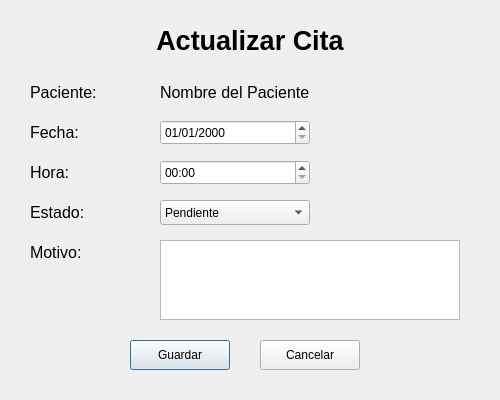
<?xml version="1.0" encoding="UTF-8"?>
<ui version="4.0">
 <class>UpdateAppointmentWindow</class>
 <widget class="QDialog" name="UpdateAppointmentWindow">
  <property name="geometry">
   <rect>
    <x>0</x>
    <y>0</y>
    <width>500</width>
    <height>400</height>
   </rect>
  </property>
  <property name="windowTitle">
   <string>Actualizar Cita</string>
  </property>
  <widget class="QLabel" name="lb_title">
   <property name="geometry">
    <rect>
     <x>100</x>
     <y>20</y>
     <width>300</width>
     <height>40</height>
    </rect>
   </property>
   <property name="font">
    <font>
     <pointsize>20</pointsize>
     <weight>75</weight>
     <bold>true</bold>
    </font>
   </property>
   <property name="text">
    <string>Actualizar Cita</string>
   </property>
   <property name="alignment">
    <set>Qt::AlignCenter</set>
   </property>
  </widget>
  <widget class="QLabel" name="lb_patient">
   <property name="geometry">
    <rect>
     <x>30</x>
     <y>80</y>
     <width>120</width>
     <height>25</height>
    </rect>
   </property>
   <property name="font">
    <font>
     <pointsize>12</pointsize>
    </font>
   </property>
   <property name="text">
    <string>Paciente:</string>
   </property>
  </widget>
  <widget class="QLabel" name="lb_patient_name">
   <property name="geometry">
    <rect>
     <x>160</x>
     <y>80</y>
     <width>300</width>
     <height>25</height>
    </rect>
   </property>
   <property name="font">
    <font>
     <pointsize>12</pointsize>
    </font>
   </property>
   <property name="text">
    <string>Nombre del Paciente</string>
   </property>
  </widget>
  <widget class="QLabel" name="lb_date">
   <property name="geometry">
    <rect>
     <x>30</x>
     <y>120</y>
     <width>120</width>
     <height>25</height>
    </rect>
   </property>
   <property name="font">
    <font>
     <pointsize>12</pointsize>
    </font>
   </property>
   <property name="text">
    <string>Fecha:</string>
   </property>
  </widget>
  <widget class="QDateEdit" name="date_appointment">
   <property name="geometry">
    <rect>
     <x>160</x>
     <y>120</y>
     <width>150</width>
     <height>25</height>
    </rect>
   </property>
   <property name="displayFormat">
    <string>dd/MM/yyyy</string>
   </property>
  </widget>
  <widget class="QLabel" name="lb_time">
   <property name="geometry">
    <rect>
     <x>30</x>
     <y>160</y>
     <width>120</width>
     <height>25</height>
    </rect>
   </property>
   <property name="font">
    <font>
     <pointsize>12</pointsize>
    </font>
   </property>
   <property name="text">
    <string>Hora:</string>
   </property>
  </widget>
  <widget class="QTimeEdit" name="time_appointment">
   <property name="geometry">
    <rect>
     <x>160</x>
     <y>160</y>
     <width>150</width>
     <height>25</height>
    </rect>
   </property>
   <property name="displayFormat">
    <string>HH:mm</string>
   </property>
  </widget>
  <widget class="QLabel" name="lb_status">
   <property name="geometry">
    <rect>
     <x>30</x>
     <y>200</y>
     <width>120</width>
     <height>25</height>
    </rect>
   </property>
   <property name="font">
    <font>
     <pointsize>12</pointsize>
    </font>
   </property>
   <property name="text">
    <string>Estado:</string>
   </property>
  </widget>
  <widget class="QComboBox" name="cb_status">
   <property name="geometry">
    <rect>
     <x>160</x>
     <y>200</y>
     <width>150</width>
     <height>25</height>
    </rect>
   </property>
   <item>
    <property name="text">
     <string>Pendiente</string>
    </property>
   </item>
   <item>
    <property name="text">
     <string>Confirmada</string>
    </property>
   </item>
   <item>
    <property name="text">
     <string>Cancelada</string>
    </property>
   </item>
   <item>
    <property name="text">
     <string>Completada</string>
    </property>
   </item>
  </widget>
  <widget class="QLabel" name="lb_reason">
   <property name="geometry">
    <rect>
     <x>30</x>
     <y>240</y>
     <width>120</width>
     <height>25</height>
    </rect>
   </property>
   <property name="font">
    <font>
     <pointsize>12</pointsize>
    </font>
   </property>
   <property name="text">
    <string>Motivo:</string>
   </property>
  </widget>
  <widget class="QTextEdit" name="txt_reason">
   <property name="geometry">
    <rect>
     <x>160</x>
     <y>240</y>
     <width>300</width>
     <height>80</height>
    </rect>
   </property>
  </widget>
  <widget class="QPushButton" name="bt_save">
   <property name="geometry">
    <rect>
     <x>130</x>
     <y>340</y>
     <width>100</width>
     <height>30</height>
    </rect>
   </property>
   <property name="text">
    <string>Guardar</string>
   </property>
  </widget>
  <widget class="QPushButton" name="bt_cancel">
   <property name="geometry">
    <rect>
     <x>260</x>
     <y>340</y>
     <width>100</width>
     <height>30</height>
    </rect>
   </property>
   <property name="text">
    <string>Cancelar</string>
   </property>
  </widget>
 </widget>
</ui>
